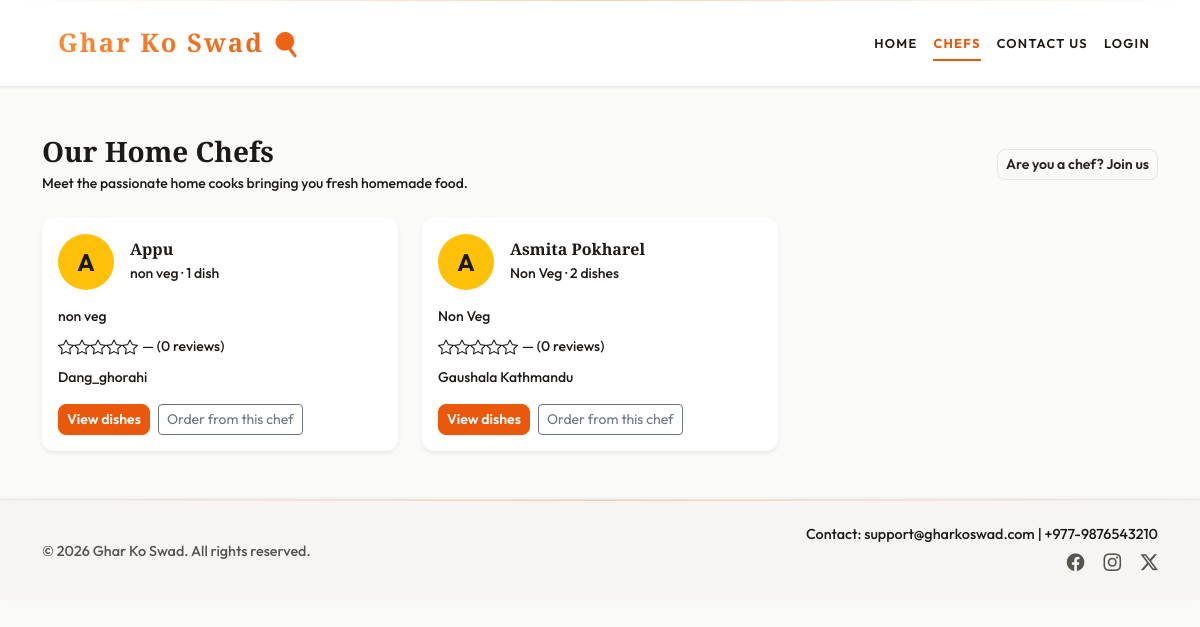
Screenshot of /chefs/ with the database file from the repository.
### core/models.py (models this page shows, shortened)
class CustomUser(AbstractUser):
    USER_TYPE_CHOICES = (
        ('customer', 'Customer'),
        ('chef', 'Chef'),
    )
    username = None
    email = models.EmailField(unique=True)
    phone = models.CharField(max_length=15, blank=True)
    address = models.TextField(blank=True)
    user_type = models.CharField(max_length=10, choices=USER_TYPE_CHOICES, default='customer')
    speciality = models.CharField(max_length=200, blank=True, null=True)
    USERNAME_FIELD = 'email'
    REQUIRED_FIELDS = []
    objects = CustomUserManager()

### core/views.py (the view)
# urls.py: path('chefs/', views.chef_profile, name='chef_profile'),
def chef_profile(request):
    chefs = (
        User.objects.filter(user_type='chef')
        .filter(food_items__servings_available__gt=0)
        .distinct()
        .annotate(
            food_count=Count('food_items', distinct=True, filter=Q(food_items__servings_available__gt=0)),
            review_count=Count('food_items__reviews', distinct=True),
            avg_rating=Avg('food_items__reviews__rating'),
        )
    )
    return render(request, 'core/chef_profile.html', {'chefs': chefs})

### core/context_processors.py (called while the page is built)
def user_profile(request):
    class ProfileRole:
        def __init__(self, role):
            self.role = role
    role = getattr(request.user, 'user_type', None) if request.user.is_authenticated else None
    return {'user_profile': ProfileRole(role) if role else None}

### templates/core/chef_profile.html (shortened to what this page needs)
{% extends 'base.html' %}
{% load static %}
{% block content %}
<section class="py-5">
    <div class="container">
        <div class="d-flex justify-content-between align-items-center mb-4">
            <div>
                <h1 class="h3 fw-bold mb-1">Our Home Chefs</h1>
                <p class="text-muted small mb-0">
                    Meet the passionate home cooks bringing you fresh homemade food.
                </p>
            </div>
            <a href="{% url 'core:register' %}" class="btn btn-outline-primary btn-sm">
                Are you a chef? Join us
            </a>
        </div>
        <div class="row g-4">
            {% for chef in chefs %}
            <div class="col-md-6 col-lg-4">
                <div class="card h-100 shadow-sm border-0">
                    <div class="card-body">
                        <div class="d-flex align-items-center mb-3">
                            <div class="rounded-circle bg-warning d-flex align-items-center justify-content-center me-3" style="width: 56px; height: 56px;">
                                <span class="fw-bold text-white fs-4">{% firstof chef.first_name|slice:":1" chef.email|slice:":1" "C" %}</span>
                            </div>
                            <div>
                                <h2 class="h6 fw-bold mb-0">{% firstof chef.get_full_name chef.first_name chef.email %}</h2>
                                <small class="text-muted">{% firstof chef.speciality "Home chef" %} · {{ chef.food_count }} dish{{ chef.food_count|pluralize:"es" }}</small>
                            </div>
                        </div>
                        <p class="small text-muted mb-2">
                            {% if chef.speciality %}{{ chef.speciality }}{% else %}Fresh homemade meals from our kitchen.{% endif %}
                        </p>
                        <div class="d-flex align-items-center mb-2">
                            <span class="text-warning me-1">
                                {% for i in "12345" %}<i class="bi bi-star{% if chef.avg_rating and chef.avg_rating >= forloop.counter %}-fill{% endif %}"></i>{% endfor %}
                            </span>
                            <small class="text-muted">{% if chef.avg_rating %}{{ chef.avg_rating|floatformat:1 }}{% else %}—{% endif %} ({{ chef.review_count }} review{{ chef.review_count|pluralize }})</small>
                        </div>
                        {% if chef.address %}<small class="d-block text-muted mb-3">{{ chef.address|truncatewords:8 }}</small>{% endif %}
                        <div class="d-flex flex-wrap gap-2">
                            <a href="{% url 'core:index' %}#recommended" class="btn btn-primary btn-sm">View dishes</a>
                            <a href="{% url 'core:index' %}#recommended" class="btn btn-outline-secondary btn-sm">Order from this chef</a>
                        </div>
                    </div>
                </div>
            </div>
            {% endfor %}
        </div>
    </div>
</section>
{% endblock %}

### premium.css (style rules this page uses)
:root { --ink: #292524; --ink-light: #44403C; --gold: #EA580C; --gold-light: #FB923C; --gold-dark: #C2410C; --cream: #FAFAF9; --cream-warm: #F5F3F0; --surface: #FFFFFF; --nav-bg: #FFFFFF; --footer-bg: #F7F5F3; --text: #1C1917; --text-muted: #57534E; --border: #E7E5E4; --success: #0D9488; --danger: #DC2626; --shadow: rgba(41, 37, 36, 0.06); --shadow-hover: rgba(41, 37, 36, 0.1); --radius: 12px; --radius-sm: 8px; }
body { background: var(--cream); color: var(--text) !important; font-weight: 500; font-family: 'Outfit', sans-serif; }
body:not(.hero-section), body p, body .lead, body small, .card-body, .card-body p, .card-body small, .card-body span, section:not(.hero-section) p, section:not(.hero-section) .lead, section:not(.hero-section) small, section:not(.hero-section) h1, section:not(.hero-section) h2, section:not(.hero-section) h3, section:not(.hero-section) h4, section:not(.hero-section) h5, section:not(.hero-section) h6 { color: var(--text) !important; }
body h1:not(.hero-title), body h2, body h3, body h4, body h5, body h6, .card-title, .card h1, .card h2, .card h3, .card h4, .card h5, .card h6, .section-title, .home-contact h2, .home-contact h3 { color: var(--text) !important; }
.text-muted { color: var(--text-muted) !important; }
small.text-muted, .text-muted { color: var(--text-muted) !important; }
.navbar-brand, .hero-title, .section-title, h1, h2, .card h1, .home-contact h2, .home-contact h3 { font-family: 'Cormorant Garamond', serif; }
.card { border-radius: var(--radius); transition: transform 0.3s cubic-bezier(0.4, 0, 0.2, 1), box-shadow 0.3s ease; overflow: hidden; position: relative; border: 1px solid var(--border); background: var(--surface); box-shadow: 0 1px 2px var(--shadow); }
.card-title, .card h1, .card h2 { color: var(--text); font-weight: 700; }
.card::before { content: ""; position: absolute; top: 0; left: -100%; width: 100%; height: 100%; background: linear-gradient(90deg, transparent, rgba(234, 88, 12, 0.06), transparent); transition: left 0.5s ease; z-index: 1; pointer-events: none; }
.btn-primary { background: var(--gold); border: 1px solid var(--gold); color: #FFFFFF; box-shadow: 0 1px 3px var(--shadow); border-radius: var(--radius-sm); font-weight: 600; transition: all 0.25s ease; }
.btn-outline-primary { color: var(--ink); border: 1px solid var(--border); background: transparent; border-radius: var(--radius-sm); font-weight: 600; }

### rows the page displays
CustomUser: first_name "A", first_name+last_name "Appu", speciality "non veg", food_count "1", review_count "0", address "Dang_ghorahi"
CustomUser: first_name "A", first_name+last_name "Asmita Pokharel", speciality "Non Veg", food_count "2", review_count "0", address "Gaushala Kathmandu"
